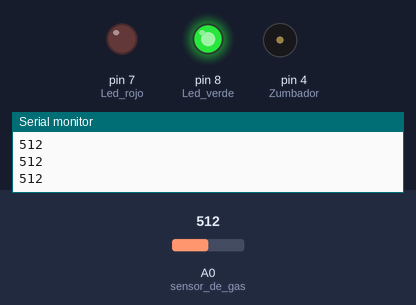
A sketch run on a simulated Arduino Uno, built with avr-gcc and run on an emulated ATmega328P. Shown: output pins drawn as LEDs (lit = HIGH), buzzer (waves = sounding, pin HIGH), the last lines printed to the serial monitor. The test bench sets the inputs (shaded band); at power-on: A0 (sensor_de_gas) = 512.

Above: at 1.2 s.
1.3 s: A0 (sensor_de_gas) set to 541
2.8 s: A0 (sensor_de_gas) set to 574
At 3.6 s:
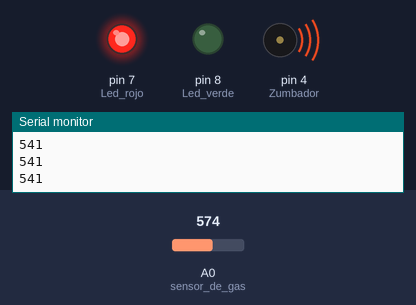
5.8 s: A0 (sensor_de_gas) set to 545
At 6.6 s:
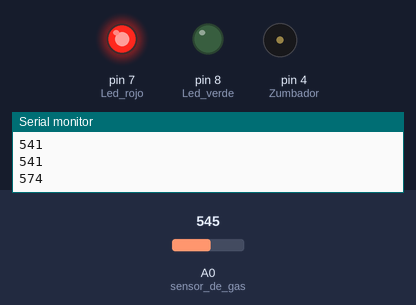
8.3 s: A0 (sensor_de_gas) set to 565
At 9.1 s:
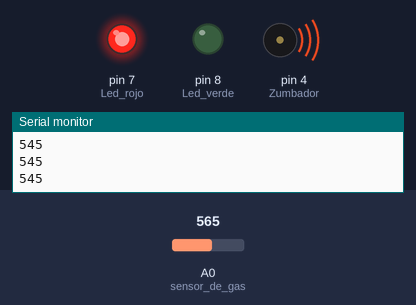
Timing chart, 0 to 12.3 s (numbered marks = the images above; inputs shaded):
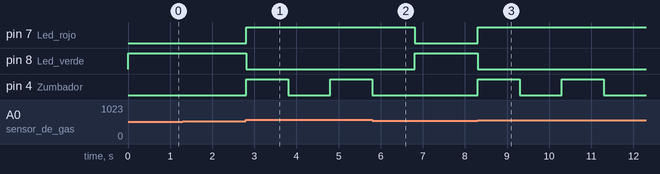

Measured:
- the behaviour switches between 555 and 556 on A0 (sensor_de_gas) (found by bisection; images 0 and 1)
- after the input at 2.8 s, pin 7 (Led_rojo): LOW → HIGH at once; pin 8 (Led_verde): HIGH → LOW at once; pin 4 (Zumbador): LOW → HIGH at once, → LOW 1.0 s later, → HIGH 1.0 s later
- after the input at 5.8 s, pin 7 (Led_rojo): HIGH → LOW after 1.0 s; pin 8 (Led_verde): LOW → HIGH after 1.0 s; pin 4 (Zumbador): goes on until 5.8 s, then stays LOW
- after the input at 8.3 s, pin 7 (Led_rojo): LOW → HIGH at once; pin 8 (Led_verde): HIGH → LOW at once; pin 4 (Zumbador): alternates HIGH for 1.0 s and LOW for 1.0 s, starting at once

The sketch:

Alcoholimetro.ino
```cpp
void setup() {

  Serial.begin(9600);
  pinMode(8,OUTPUT); // Led verde
  pinMode(7,OUTPUT); // Led rojo
  pinMode(4,OUTPUT); // Zumbador
  pinMode(A0,INPUT); //sensor de gas


}


void loop() {
 int gas;
 gas=analogRead(A0);

if(gas>555)
 {

digitalWrite(7,HIGH);
digitalWrite(8,LOW);

digitalWrite(4,HIGH);
delay(1000);
digitalWrite(4,LOW);
delay(1000);

 }

 else{

  digitalWrite(7,LOW); //Rojo
  digitalWrite(8,HIGH); //Verde
  digitalWrite(4,LOW); //zumbador

  //Serial.println(gas);
 }


 Serial.println(gas);


}
```
